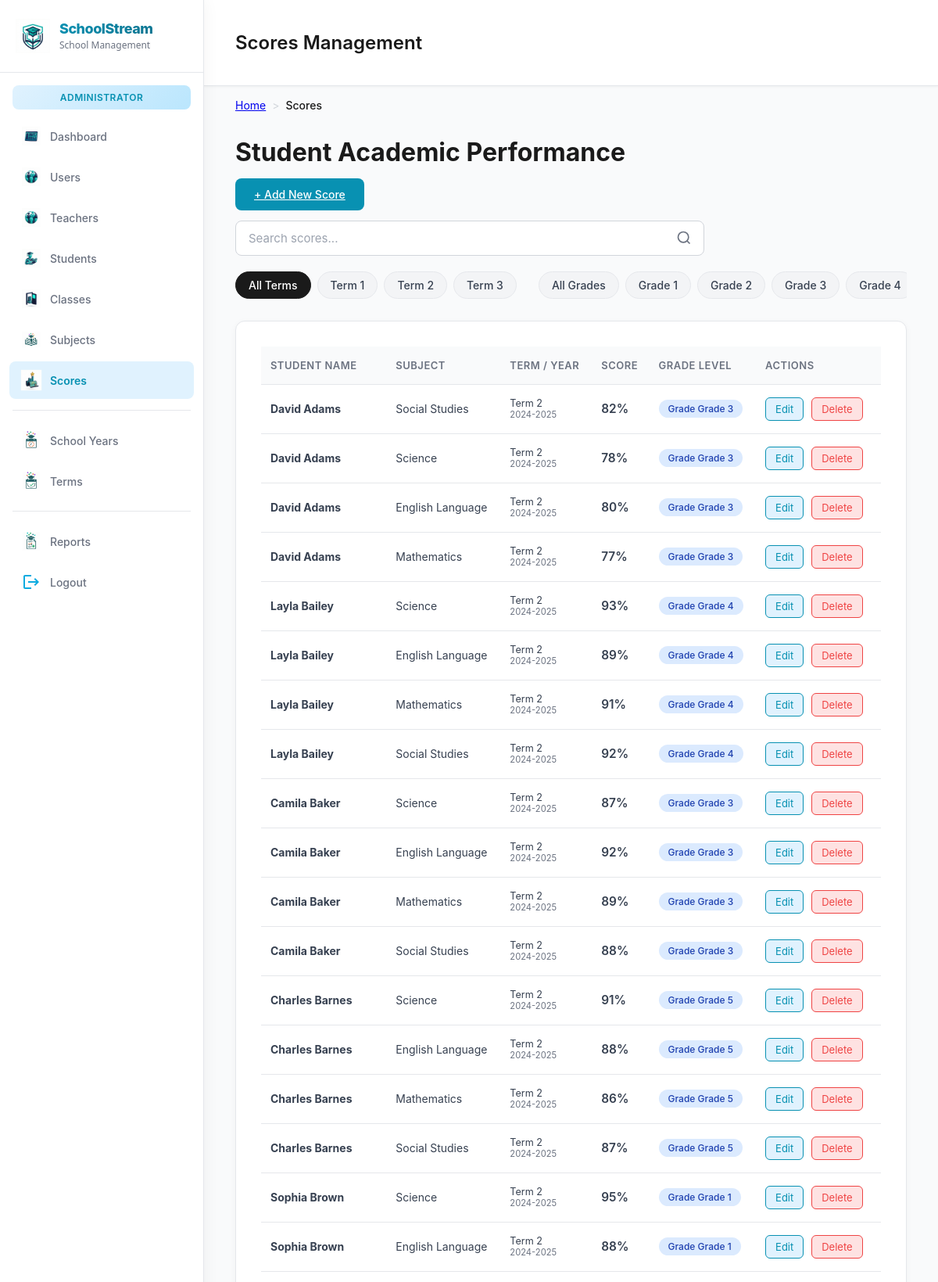
The page /views/scores/scores_list.php (signed in, upper part) on the database its author committed.
### tables this page shows
CREATE TABLE IF NOT EXISTS scores (
    score_id INT AUTO_INCREMENT PRIMARY KEY,
    student_id INT NOT NULL,
    subject_id INT NOT NULL,
    term_id INT NOT NULL,
    score INT NOT NULL CHECK (score BETWEEN 0 AND 100),
    created_by INT NULL,
    created_at TIMESTAMP DEFAULT CURRENT_TIMESTAMP,
    modified_by INT NULL,
    modified_at TIMESTAMP DEFAULT CURRENT_TIMESTAMP ON UPDATE CURRENT_TIMESTAMP,
    UNIQUE (student_id, subject_id, term_id),
    CONSTRAINT fk_scores_student
        FOREIGN KEY (student_id) REFERENCES students(student_id)
        ON DELETE CASCADE,
    CONSTRAINT fk_scores_subject
        FOREIGN KEY (subject_id) REFERENCES subjects(subject_id)
        ON DELETE CASCADE,
    CONSTRAINT fk_scores_term
        FOREIGN KEY (term_id) REFERENCES terms(term_id)
        ON DELETE CASCADE,
    CONSTRAINT fk_scores_created_by
        FOREIGN KEY (created_by) REFERENCES users(user_id)
        ON DELETE SET NULL,
    CONSTRAINT fk_scores_modified_by
        FOREIGN KEY (modified_by) REFERENCES users(user_id)
        ON DELETE SET NULL
);

CREATE TABLE IF NOT EXISTS subjects (
    subject_id INT AUTO_INCREMENT PRIMARY KEY,
    subject_name VARCHAR(50) NOT NULL,
    grade_id INT NOT NULL,
    UNIQUE (subject_name, grade_id),
    CONSTRAINT fk_subjects_grade
        FOREIGN KEY (grade_id) REFERENCES grades(grade_id)
        ON DELETE RESTRICT
        ON UPDATE CASCADE
);

CREATE TABLE IF NOT EXISTS terms (
    term_id INT AUTO_INCREMENT PRIMARY KEY,
    term_name VARCHAR(20) NOT NULL,
    school_year_id INT NOT NULL,
    UNIQUE (term_name, school_year_id),
    CONSTRAINT fk_terms_year
        FOREIGN KEY (school_year_id) REFERENCES school_years(school_year_id)
        ON DELETE CASCADE
        ON UPDATE CASCADE
);

CREATE TABLE IF NOT EXISTS school_years (
    school_year_id INT AUTO_INCREMENT PRIMARY KEY,
    year_name VARCHAR(20) NOT NULL UNIQUE
);

CREATE TABLE IF NOT EXISTS grades (
    grade_id INT AUTO_INCREMENT PRIMARY KEY,
    grade_name VARCHAR(20) NOT NULL UNIQUE
);

### models/Model.php (called while the page is built, shortened)
<?php
abstract class Model {
    protected static $pdo = null;
    protected function getConnection() {
        if (self::$pdo === null) {
            self::$pdo = getDBConnection();
        }
        return self::$pdo;
    }
    protected function query($sql, $params = []) {
        $pdo = $this->getConnection();
        try {
            $stmt = $pdo->prepare($sql);
            $stmt->execute($params);
            return $stmt->fetchAll(PDO::FETCH_ASSOC);
        } catch (PDOException $e) {
            error_log("Model query error: " . $e->getMessage());
            return [];
        }
    }
}

### models/Score.php (called while the page is built, shortened)
<?php
require_once __DIR__ . '/Model.php';
class Score extends Model {
    public function getAll() {
        $sql = "SELECT sc.*,
                CONCAT(st.first_name, ' ', st.last_name) as student_name,
                sub.subject_name,
                t.term_name,
                sy.year_name,
                g.grade_name,
                c.class_name,
                creator.username as created_by_username,
                modifier.username as modified_by_username
                FROM scores sc
                JOIN students st ON sc.student_id = st.student_id
                JOIN classes c ON st.class_id = c.class_id
                JOIN grades g ON c.grade_id = g.grade_id
                JOIN subjects sub ON sc.subject_id = sub.subject_id
                JOIN terms t ON sc.term_id = t.term_id
                JOIN school_years sy ON t.school_year_id = sy.school_year_id
                LEFT JOIN users creator ON sc.created_by = creator.user_id
                LEFT JOIN users modifier ON sc.modified_by = modifier.user_id
                ORDER BY sy.year_name DESC, t.term_name, st.last_name";
        return $this->query($sql);
    }
}

### controllers/ScoreController.php (called while the page is built, shortened)
<?php
require_once __DIR__ . '/../models/Score.php';
class ScoreController extends BaseController {
    private $scoreModel;
    public function __construct() {
        $this->scoreModel = new Score();
    }
    public function index() {
        return $this->scoreModel->getAll();
    }
}

### views/scores/scores_list.php (the view, shortened to what this page needs)
<?php
$headerPath = __DIR__ . '/../../includes/header.php';
$parts = explode('/', trim($_SERVER['SCRIPT_NAME'], '/'));
$projectRoot = (isset($parts[1]) ? '/' . $parts[0] : '');
$extra_head = '<link rel="stylesheet" href="' . $projectRoot . '/public/assets/css/darkManagement.css?v=' . time() . '">';
require_once __DIR__ . '/../../controllers/ScoreController.php';
$scoreController = new ScoreController();
$scores = $scoreController->index();
?>
<div class="Main-Container">
    <?php require_once dirname($headerPath) . '/sidebar.php'; ?>
    <main class="main-dashboard">
        <div class="header">
            <h2>Scores Management</h2>
        </div>
        <nav class="breadcrumb">
            <div class="breadcrumb-item"><a href="<?php echo $projectRoot; ?>/views/dashboard/index.php">Home</a></div>
            <div class="breadcrumb-separator">></div>
            <div class="breadcrumb-item"><span class="breadcrumb-current">Scores</span></div>
        </nav>
        <h1>Student Academic Performance</h1>
        <section style="padding: 0 40px 24px;">
            <a href="score_create.php" class="create-btn">
                + Add New Score
            </a>
        </section>
        <section class="search-filter-section">
            <div class="search-bar-container">
                <div class="search-bar">
                    <input type="text" id="searchInput" placeholder="Search scores..." onkeyup="searchScores()">
                </div>
            </div>
            <div class="filter-chips-container">
                <div class="filter-chip active" onclick="filterScores('all')">All Terms</div>
                <?php for ($t=1; $t<=3; $t++): ?>
                    <div class="filter-chip" onclick="filterScores('term-<?php echo $t; ?>')">Term <?php echo $t; ?></div>
                <?php endfor; ?>
                <div class="filter-chip" style="margin-left: 20px;" onclick="filterScores('grade-all')">All Grades</div>
                <?php for ($g=1; $g<=6; $g++): ?>
                    <div class="filter-chip" onclick="filterScores('grade-<?php echo $g; ?>')">Grade <?php echo $g; ?></div>
                <?php endfor; ?>
            </div>
        </section>
        <section class="table-card">
            <?php if (empty($scores)): ?>
                <div class="empty-state">
                    <div class="empty-state-content" style="text-align: center; padding: 40px;">
                        <svg width="64" height="64" viewBox="0 0 24 24" fill="none" stroke="#9ca3af" stroke-width="1.5">
                            <path d="M11 4H4a2 2 0 0 0-2 2v14a2 2 0 0 0 2 2h14a2 2 0 0 0 2-2v-7"></path>
                            <path d="M18.5 2.5a2.121 2.121 0 0 1 3 3L12 15l-4 1 1-4 9.5-9.5z"></path>
                        </svg>
                        <h3 style="color: #4b5563; margin-top: 16px;">No scores recorded yet</h3>
                        <p style="color: #6b7280;">Student academic records will appear here once entered by teachers.</p>
                        <a href="score_create.php" class="create-btn" style="display: inline-block; margin-top: 20px;">+ Add First Score</a>
                    </div>
                </div>
            <?php else: ?>
                <table>
                    <thead>
                        <tr>
                            <th>Student Name</th>
                            <th>Subject</th>
                            <th>Term / Year</th>
                            <th>Score</th>
                            <th>Grade Level</th>
                            <th>Actions</th>
                        </tr>
                    </thead>
                    <tbody>
                        <?php foreach ($scores as $s): ?>
                        <tr>
                            <td><strong><?php echo e($s['student_name']); ?></strong></td>
                            <td><?php echo e($s['subject_name']); ?></td>
                            <td>
                                <div style="font-size: 0.9em;"><?php echo e($s['term_name']); ?></div>
                                <div style="font-size: 0.8em; color: #6b7280;"><?php echo e($s['year_name']); ?></div>
                            </td>
                            <td>
                                <span class="score-value" style="font-weight: 600; font-size: 1.1em;">
                                    <?php echo e($s['score']); ?>%
                                </span>
                            </td>
                            <td>
                                <span class="badge badge-info">Grade <?php echo e($s['grade_name']); ?></span>
                            </td>
                            <td>
                                <a href="score_edit.php?id=<?php echo urlencode($s['score_id']); ?>" class="action-btn edit-btn">Edit</a>
                                <a href="<?php echo $projectRoot; ?>/controllers/ScoreController.php?action=delete&id=<?php echo $s['score_id']; ?>"
                                   class="action-btn delete-btn"
                                   onclick="return confirm('Are you sure you want to delete this score?');">Delete</a>
                            </td>
                        </tr>
                        <?php endforeach; ?>
                    </tbody>
                </table>
            <?php endif; ?>
        </section>
    </main>
</div>
<?php require __DIR__ . '/../../includes/footer.php'; ?>

### public/assets/css/style.css (style rules this page uses)
input::placeholder { color: rgba(255, 255, 255, 0.6); }

### includes/header.php (style rules this page uses)
body { font-family:Arial,Helvetica,sans-serif;margin:0;padding:0 }

### rows shown on the page
scores: student_name "David Adams", subject.subject_name "Social Studies", term.term_name "Term 2", school_years.year_name "2024-2025", score "82", grades.grade_name "Grade 3"
scores: student_name "David Adams", subject.subject_name "Science", term.term_name "Term 2", school_years.year_name "2024-2025", score "78", grades.grade_name "Grade 3"
scores: student_name "David Adams", subject.subject_name "English Language", term.term_name "Term 2", school_years.year_name "2024-2025", score "80", grades.grade_name "Grade 3"
scores: student_name "David Adams", subject.subject_name "Mathematics", term.term_name "Term 2", school_years.year_name "2024-2025", score "77", grades.grade_name "Grade 3"
scores: student_name "Layla Bailey", subject.subject_name "Science", term.term_name "Term 2", school_years.year_name "2024-2025", score "93", grades.grade_name "Grade 4"
scores: student_name "Layla Bailey", subject.subject_name "English Language", term.term_name "Term 2", school_years.year_name "2024-2025", score "89", grades.grade_name "Grade 4"
scores: student_name "Layla Bailey", subject.subject_name "Mathematics", term.term_name "Term 2", school_years.year_name "2024-2025", score "91", grades.grade_name "Grade 4"
scores: student_name "Layla Bailey", subject.subject_name "Social Studies", term.term_name "Term 2", school_years.year_name "2024-2025", score "92", grades.grade_name "Grade 4"
scores: student_name "Camila Baker", subject.subject_name "Science", term.term_name "Term 2", school_years.year_name "2024-2025", score "87", grades.grade_name "Grade 3"
scores: student_name "Camila Baker", subject.subject_name "English Language", term.term_name "Term 2", school_years.year_name "2024-2025", score "92", grades.grade_name "Grade 3"
scores: student_name "Camila Baker", subject.subject_name "Mathematics", term.term_name "Term 2", school_years.year_name "2024-2025", score "89", grades.grade_name "Grade 3"
scores: student_name "Camila Baker", subject.subject_name "Social Studies", term.term_name "Term 2", school_years.year_name "2024-2025", score "88", grades.grade_name "Grade 3"
scores: student_name "Charles Barnes", subject.subject_name "Science", term.term_name "Term 2", school_years.year_name "2024-2025", score "91", grades.grade_name "Grade 5"
scores: student_name "Charles Barnes", subject.subject_name "English Language", term.term_name "Term 2", school_years.year_name "2024-2025", score "88", grades.grade_name "Grade 5"
scores: student_name "Charles Barnes", subject.subject_name "Mathematics", term.term_name "Term 2", school_years.year_name "2024-2025", score "86", grades.grade_name "Grade 5"
scores: student_name "Charles Barnes", subject.subject_name "Social Studies", term.term_name "Term 2", school_years.year_name "2024-2025", score "87", grades.grade_name "Grade 5"
scores: student_name "Sophia Brown", subject.subject_name "Science", term.term_name "Term 2", school_years.year_name "2024-2025", score "95", grades.grade_name "Grade 1"
scores: student_name "Sophia Brown", subject.subject_name "English Language", term.term_name "Term 2", school_years.year_name "2024-2025", score "88", grades.grade_name "Grade 1"
